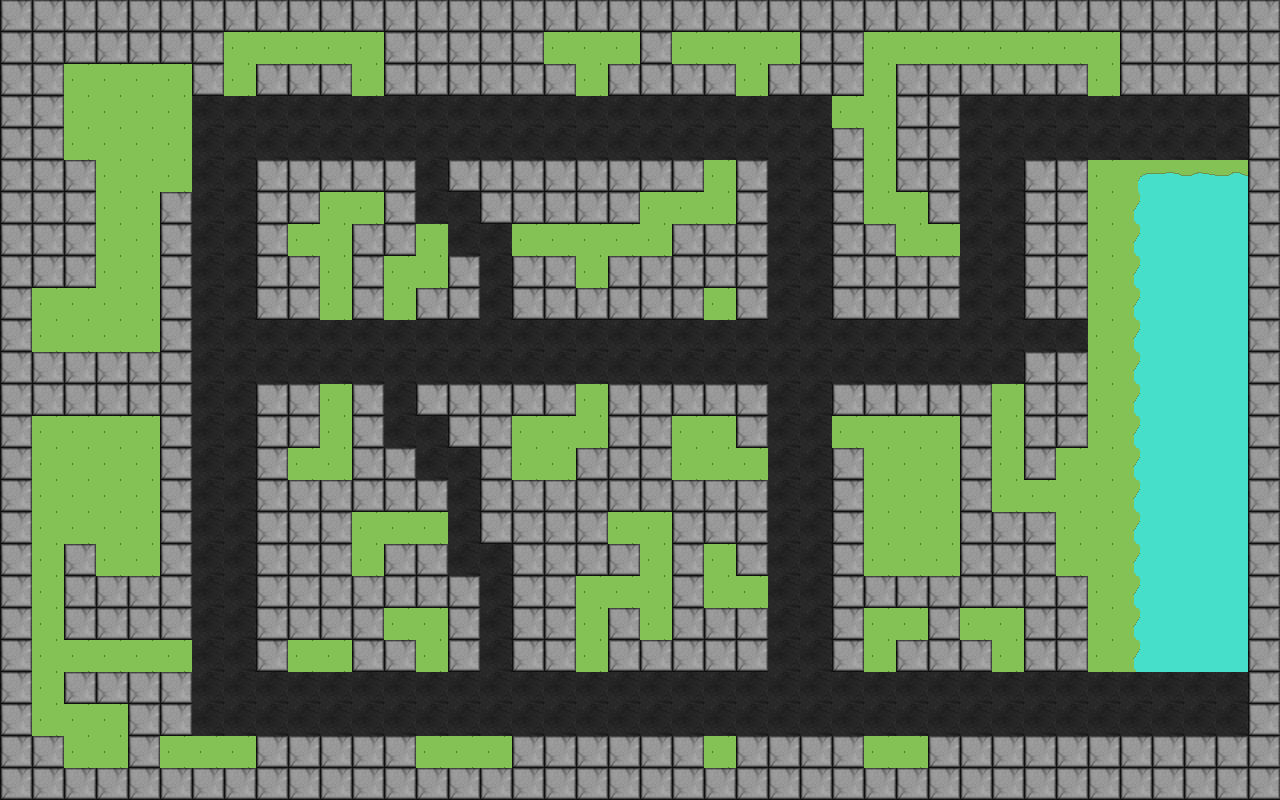

Below is a game level as drawn by its tile map, then a one-line description and the .tmx file that defines it, in full:
An orthogonal 40x25 tile map with 32x32 px tiles, 1 tile layer (Слой тайлов 1), 4 tilesets and 15 objects (6x NPC, 6x Bonus, 2x TP, Player).

<map version="1.10" tiledversion="git" orientation="orthogonal" renderorder="right-down" width="40" height="25" tilewidth="32" tileheight="32" infinite="0" nextlayerid="3" nextobjectid="17">
 <tileset firstgid="1" name="roads" tilewidth="32" tileheight="32" tilecount="768" columns="32">
  <image source="../public/images/preview.jpg" width="1024" height="768" />
 </tileset>
 <tileset firstgid="769" name="grass_water" tilewidth="32" tileheight="32" tilecount="216" columns="18">
  <image source="../public/images/grass_and_water_64X64.png" width="576" height="384" />
 </tileset>
 <tileset firstgid="985" name="spritesheet" tilewidth="32" tileheight="32" tilecount="4" columns="2">
  <image source="../public/images/spritesheet.png" width="65" height="65" />
 </tileset>
 <tileset firstgid="989" name="spritesheet_all" tilewidth="32" tileheight="32" tilecount="9" columns="3">
  <image source="../public/images/spritesheet_all.png" width="98" height="98" />
 </tileset>
 <layer id="1" name="Слой тайлов 1" width="40" height="25">
  <data encoding="csv">
2,2,2,2,2,2,2,2,2,2,2,2,2,2,2,2,2,2,2,2,2,2,2,2,2,2,2,2,2,2,2,2,2,2,2,2,2,2,2,2,
2,2,2,2,2,2,2,795,795,795,795,795,2,2,2,2,2,795,795,795,2,795,795,795,795,2,2,795,795,795,795,795,795,795,795,2,2,2,2,2,
2,2,795,795,795,795,2,795,2,2,2,795,2,2,2,2,2,2,795,2,2,2,2,795,2,2,2,795,2,2,2,2,2,2,795,2,2,2,2,2,
2,2,795,795,795,795,389,389,389,389,389,389,389,389,389,389,389,389,389,389,389,389,389,389,389,389,795,795,2,2,389,389,389,389,389,389,389,389,389,2,
2,2,795,795,795,795,389,389,389,389,389,389,389,389,389,389,389,389,389,389,389,389,389,389,389,389,2,795,2,2,389,389,389,389,389,389,389,389,389,2,
2,2,2,795,795,795,389,389,2,2,2,2,2,389,2,2,2,2,2,2,2,2,795,2,389,389,2,795,2,2,389,389,2,2,795,813,814,815,816,2,
2,2,2,795,795,2,389,389,2,2,795,795,2,389,389,2,2,2,2,2,795,795,795,2,389,389,2,795,795,2,389,389,2,2,795,831,850,850,833,2,
2,2,2,795,795,2,389,389,2,795,795,2,2,795,389,389,795,795,795,795,795,2,2,2,389,389,2,2,795,795,389,389,2,2,795,831,850,850,833,2,
2,2,2,795,795,2,389,389,2,2,795,2,795,795,2,389,2,2,795,2,2,2,2,2,389,389,2,2,2,2,389,389,2,2,795,831,850,833,833,2,
2,795,795,795,795,2,389,389,2,2,795,2,795,2,2,389,2,2,2,2,2,2,795,2,389,389,2,2,2,2,389,389,2,2,795,831,850,833,833,2,
2,795,795,795,795,2,389,389,389,389,389,389,389,389,389,389,389,389,389,389,389,389,389,389,389,389,389,389,389,389,389,389,389,389,795,831,850,833,833,2,
2,2,2,2,2,2,389,389,389,389,389,389,389,389,389,389,389,389,389,389,389,389,389,389,389,389,389,389,389,389,389,389,2,2,795,831,850,833,833,2,
2,2,2,2,2,2,389,389,2,2,795,2,389,2,2,2,2,2,795,2,2,2,2,2,389,389,2,2,2,2,2,795,2,2,795,831,850,833,833,2,
2,795,795,795,795,2,389,389,2,2,795,2,389,389,2,2,795,795,795,2,2,795,795,2,389,389,795,795,795,795,2,795,2,2,795,831,833,833,833,2,
2,795,795,795,795,2,389,389,2,795,795,2,2,389,389,2,795,795,2,2,2,795,795,795,389,389,2,795,795,795,2,795,2,795,795,831,833,833,833,2,
2,795,795,795,795,2,389,389,2,2,2,2,2,2,389,2,2,2,2,2,2,2,2,2,389,389,2,795,795,795,2,795,795,795,795,831,833,833,833,2,
2,795,795,795,795,2,389,389,2,2,2,795,795,795,389,2,2,2,2,795,795,2,2,2,389,389,2,795,795,795,2,2,2,795,795,831,833,833,833,2,
2,795,2,795,795,2,389,389,2,2,2,795,2,2,389,389,2,2,2,2,795,2,795,2,389,389,2,795,795,795,2,2,2,795,795,831,833,833,833,2,
2,795,2,2,2,2,389,389,2,2,2,2,2,2,2,389,2,2,795,795,795,2,795,795,389,389,2,2,2,2,2,2,2,2,795,831,833,833,833,2,
2,795,2,2,2,2,389,389,2,2,2,2,795,795,2,389,2,2,795,2,795,2,2,2,389,389,2,795,795,2,795,795,2,2,795,831,833,833,833,2,
2,795,795,795,795,795,389,389,2,795,795,2,2,795,2,389,2,2,795,2,2,2,2,2,389,389,2,795,2,2,2,795,2,2,795,831,833,833,833,2,
2,795,2,2,2,2,389,389,389,389,389,389,389,389,389,389,389,389,389,389,389,389,389,389,389,389,389,389,389,389,389,389,389,389,389,389,389,389,389,2,
2,795,795,795,2,2,389,389,389,389,389,389,389,389,389,389,389,389,389,389,389,389,389,389,389,389,389,389,389,389,389,389,389,389,389,389,389,389,389,2,
2,2,795,795,2,795,795,795,2,2,2,2,2,795,795,795,2,2,2,2,2,2,795,2,2,2,2,795,795,2,2,2,2,2,2,2,2,2,2,2,
2,2,2,2,2,2,2,2,2,2,2,2,2,2,2,2,2,2,2,2,2,2,2,2,2,2,2,2,2,2,2,2,2,2,2,2,2,2,2,2
</data>
 </layer>
 <objectgroup id="2" name="objects">
  <object id="1" name="player" type="Player" gid="988" x="31" y="351" width="32" height="32" />
  <object id="2" name="LD" type="NPC" gid="986" x="900" y="450.667" width="32" height="32" />
  <object id="3" name="LD" type="NPC" gid="986" x="1089.33" y="92" width="32" height="32" />
  <object id="4" name="LD" type="NPC" gid="986" x="158.667" y="670.667" width="32" height="32" />
  <object id="5" name="LD" type="NPC" gid="986" x="1050.67" y="348" width="32" height="32" />
  <object id="6" name="LD" type="NPC" gid="986" x="481.333" y="317.333" width="32" height="32" />
  <object id="7" name="LD" type="NPC" gid="986" x="993.333" y="668" width="32" height="32" />
  <object id="8" name="Eat" type="Bonus" gid="987" x="65.3333" y="96" width="32" height="32" />
  <object id="9" name="Eat" type="Bonus" gid="987" x="126.667" y="449.333" width="32" height="32" />
  <object id="10" name="Eat" type="Bonus" gid="987" x="865.333" y="574.667" width="32" height="32" />
  <object id="11" name="Eat" type="Bonus" gid="987" x="704" y="766.667" width="32" height="32" />
  <object id="12" name="Coffee" type="Bonus" gid="985" x="416" y="286.667" width="32" height="32" />
  <object id="13" name="Coffee" type="Bonus" gid="985" x="894.667" y="638.667" width="32" height="32" />
  <object id="15" name="NoExit" type="TP" gid="995" x="1216" y="125.333" width="32" height="32" />
  <object id="16" name="Exit" type="TP" gid="996" x="1216" y="732" width="32" height="32" />
 </objectgroup>
</map>
